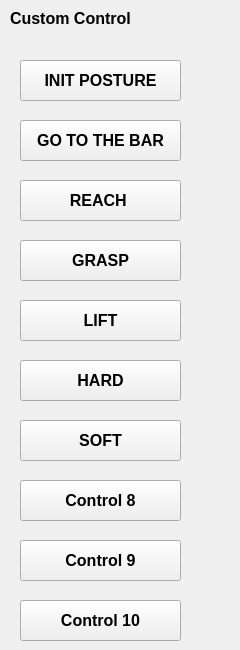
   <widget class="QWidget" name="CUSTOM">
    <widget class="QLabel" name="label_33">
     <property name="geometry">
      <rect>
       <x>10</x>
       <y>10</y>
       <width>221</width>
       <height>17</height>
      </rect>
     </property>
     <property name="font">
      <font>
       <pointsize>12</pointsize>
       <weight>75</weight>
       <bold>true</bold>
      </font>
     </property>
     <property name="styleSheet">
      <string notr="true"/>
     </property>
     <property name="frameShape">
      <enum>QFrame::NoFrame</enum>
     </property>
     <property name="text">
      <string>Custom Control</string>
     </property>
    </widget>
    <widget class="QPushButton" name="Customctrlbtn_1">
     <property name="geometry">
      <rect>
       <x>20</x>
       <y>60</y>
       <width>161</width>
       <height>41</height>
      </rect>
     </property>
     <property name="font">
      <font>
       <pointsize>12</pointsize>
       <weight>75</weight>
       <bold>true</bold>
      </font>
     </property>
     <property name="text">
      <string>INIT POSTURE</string>
     </property>
    </widget>
    <widget class="QPushButton" name="Customctrlbtn_6">
     <property name="geometry">
      <rect>
       <x>20</x>
       <y>360</y>
       <width>161</width>
       <height>41</height>
      </rect>
     </property>
     <property name="font">
      <font>
       <pointsize>12</pointsize>
       <weight>75</weight>
       <bold>true</bold>
      </font>
     </property>
     <property name="text">
      <string>HARD</string>
     </property>
    </widget>
    <widget class="QPushButton" name="Customctrlbtn_2">
     <property name="geometry">
      <rect>
       <x>20</x>
       <y>120</y>
       <width>161</width>
       <height>41</height>
      </rect>
     </property>
     <property name="font">
      <font>
       <pointsize>12</pointsize>
       <weight>75</weight>
       <bold>true</bold>
      </font>
     </property>
     <property name="text">
      <string>GO TO THE BAR</string>
     </property>
    </widget>
    <widget class="QPushButton" name="Customctrlbtn_4">
     <property name="geometry">
      <rect>
       <x>20</x>
       <y>240</y>
       <width>161</width>
       <height>41</height>
      </rect>
     </property>
     <property name="font">
      <font>
       <pointsize>12</pointsize>
       <weight>75</weight>
       <bold>true</bold>
      </font>
     </property>
     <property name="text">
      <string>GRASP</string>
     </property>
    </widget>
    <widget class="QPushButton" name="Customctrlbtn_5">
     <property name="geometry">
      <rect>
       <x>20</x>
       <y>300</y>
       <width>161</width>
       <height>41</height>
      </rect>
     </property>
     <property name="font">
      <font>
       <pointsize>12</pointsize>
       <weight>75</weight>
       <bold>true</bold>
      </font>
     </property>
     <property name="text">
      <string>LIFT</string>
     </property>
    </widget>
    <widget class="QPushButton" name="Customctrlbtn_7">
     <property name="geometry">
      <rect>
       <x>20</x>
       <y>420</y>
       <width>161</width>
       <height>41</height>
      </rect>
     </property>
     <property name="font">
      <font>
       <pointsize>12</pointsize>
       <weight>75</weight>
       <bold>true</bold>
      </font>
     </property>
     <property name="text">
      <string>SOFT</string>
     </property>
    </widget>
    <widget class="QPushButton" name="Customctrlbtn_8">
     <property name="geometry">
      <rect>
       <x>20</x>
       <y>480</y>
       <width>161</width>
       <height>41</height>
      </rect>
     </property>
     <property name="font">
      <font>
       <pointsize>12</pointsize>
       <weight>75</weight>
       <bold>true</bold>
      </font>
     </property>
     <property name="text">
      <string>Control 8</string>
     </property>
    </widget>
    <widget class="QPushButton" name="Customctrlbtn_3">
     <property name="geometry">
      <rect>
       <x>20</x>
       <y>180</y>
       <width>161</width>
       <height>41</height>
      </rect>
     </property>
     <property name="font">
      <font>
       <pointsize>12</pointsize>
       <weight>75</weight>
       <bold>true</bold>
      </font>
     </property>
     <property name="text">
      <string>REACH </string>
     </property>
    </widget>
    <widget class="QPushButton" name="Customctrlbtn_9">
     <property name="geometry">
      <rect>
       <x>20</x>
       <y>540</y>
       <width>161</width>
       <height>41</height>
      </rect>
     </property>
     <property name="font">
      <font>
       <pointsize>12</pointsize>
       <weight>75</weight>
       <bold>true</bold>
      </font>
     </property>
     <property name="text">
      <string>Control 9</string>
     </property>
    </widget>
    <widget class="QPushButton" name="Customctrlbtn_10">
     <property name="geometry">
      <rect>
       <x>20</x>
       <y>600</y>
       <width>161</width>
       <height>41</height>
      </rect>
     </property>
     <property name="font">
      <font>
       <pointsize>12</pointsize>
       <weight>75</weight>
       <bold>true</bold>
      </font>
     </property>
     <property name="text">
      <string>Control 10</string>
     </property>
    </widget>
   </widget>
